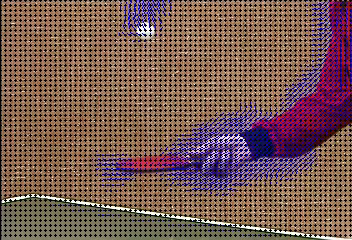
//> input picture frame 3 of mouvement/moving_field/result.avi, 352 x 240 px, given in place of the camera
$ ./moving_field   (built with g++ and OpenCV 4)
//> lines starting //> are read from the running program, lines starting //| are printed output that depends on the picture
#include "opencv2/core/core.hpp"
#include "opencv2/opencv.hpp"
#include "opencv2/highgui/highgui.hpp"
#include "opencv2/video/background_segm.hpp"
#include "opencv2/video/tracking.hpp"

#include <iostream>
#include <sstream>

#include <fstream>
#include <cstdlib>
#include <vector>
#include <stdio.h>

using namespace cv;
using namespace std;

//Variables globales
VideoCapture cap;

void drawOptFlowMap(const Mat& flow, Mat& cflowmap, int step,const Scalar& color)
{
  for(int y = 0; y < cflowmap.rows; y += step)
    for(int x = 0; x < cflowmap.cols; x += step)
    {
      const Point2f& fxy = flow.at<Point2f>(y, x);
      line(cflowmap, Point(x,y), Point(cvRound(x+fxy.x), cvRound(y+fxy.y)), color);
      circle(cflowmap, Point(x,y), 2, color, -1);
    }
}

void usage (const char *s)
{
    cout<<"Usage: "<<s<<"usage : ERROR"<<endl;
    exit(EXIT_FAILURE);
}

#define param 1
int main( int argc, char* argv[] )
{
  //AFFICHAGE DE LA VIDEO
  if(argc > 1)
    cap.open(string(argv[1]));
  else
    cap.open(0);

  Mat res, img1, img2, img2Original, img2OriginalC;
  VideoWriter writer;
  //namedWindow("Video", cv::WINDOW_AUTOSIZE);
  cap >> img1;
//> img1 is the input picture: 240 rows x 352 cols, CV_8UC3; mean B, G, R 83.8, 89.7, 119.4
  cvtColor(img1, img1, COLOR_BGR2GRAY);
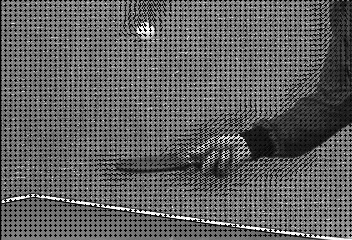
//> img1: 240 rows x 352 cols, CV_8UC1; min 0, max 255, mean 97.8
  double fps = cap.get(CV_CAP_PROP_FPS);
  cv::Size tamano((int)cap.get(CV_CAP_PROP_FRAME_WIDTH), (int)cap.get(CV_CAP_PROP_FRAME_HEIGHT));
  writer.open("result.avi", CV_FOURCC('M', 'J', 'P', 'G'), fps, tamano);
  for (;;)
  {
    cap >> img2;
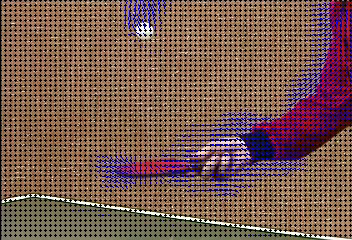
//> input picture frame 4 of mouvement/moving_field/result.avi, 352 x 240 px, given in place of the camera
//> img2 is the input picture: 240 rows x 352 cols, CV_8UC3; mean B, G, R 81.7, 90.4, 120.2

    if (img2.empty())
      break;
    img2OriginalC=img2.clone();
    cvtColor(img2, img2, COLOR_BGR2GRAY);
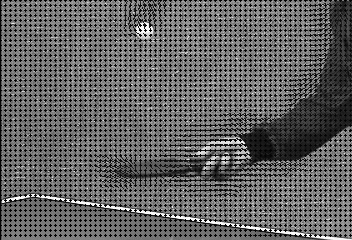
//> img2: 240 rows x 352 cols, CV_8UC1; min 0, max 255, mean 98.3
    img2Original=img2.clone();
    calcOpticalFlowFarneback(img1, img2, res, .4, 1, 12, 2, 8, 1.2, 0);
    for (int y = 0; y < img2.rows; y += 5) {
      for (int x = 0; x < img2.cols; x += 5)
      {
        // get the flow from y, x position * 3 for better visibility
        const Point2f flowatxy = res.at<Point2f>(y, x) * 1;
        // draw line at flow direction
        line(img2OriginalC, Point(x, y), Point(cvRound(x + flowatxy.x), cvRound(y + flowatxy.y)), Scalar(255, 0, 0));
        // draw initial point
        circle(img2OriginalC, Point(x, y), 1, Scalar(0, 0, 0), -1);
      }
    }
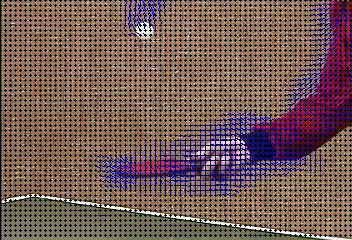
//> img2OriginalC: 240 rows x 352 cols, CV_8UC3; mean B, G, R 82.2, 89.3, 115.5
    img2Original=img1.clone();
    imshow("RESULT",img2OriginalC);
    writer << img2OriginalC;
    if (cv::waitKey(1) == 27) break;
//> the Esc key is pressed

  }
  cap.release();
  return EXIT_SUCCESS;
}
